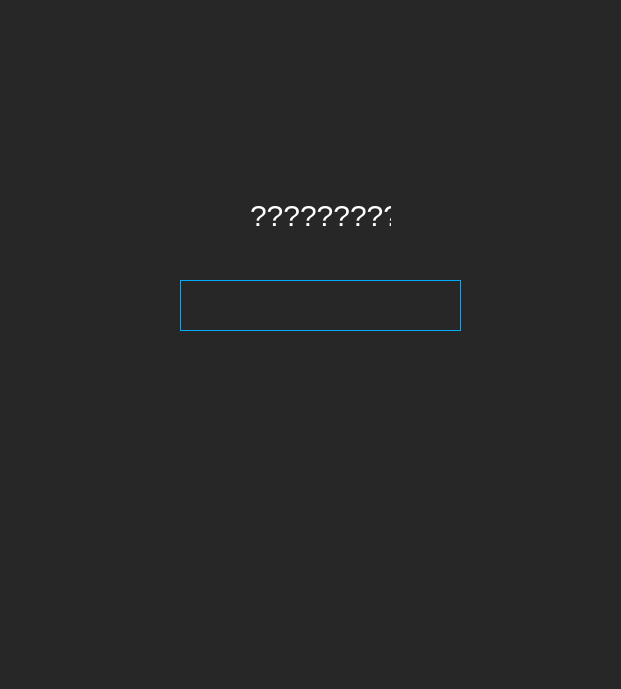
<?xml version="1.0" encoding="UTF-8"?>
<ui version="4.0">
 <class>MainWindow</class>
 <widget class="QMainWindow" name="MainWindow">
  <property name="geometry">
   <rect>
    <x>0</x>
    <y>0</y>
    <width>621</width>
    <height>689</height>
   </rect>
  </property>
  <property name="windowTitle">
   <string>MainWindow</string>
  </property>
  <property name="styleSheet">
   <string notr="true">Background-color:rgb(39, 39, 39)</string>
  </property>
  <widget class="QWidget" name="centralwidget">
   <widget class="QPlainTextEdit" name="plainTextEdit">
    <property name="geometry">
     <rect>
      <x>180</x>
      <y>280</y>
      <width>281</width>
      <height>51</height>
     </rect>
    </property>
    <property name="styleSheet">
     <string notr="true">border:1px solid rgb(0, 170, 255); color: #ffffff; font-size:30px;</string>
    </property>
   </widget>
   <widget class="QLabel" name="label">
    <property name="geometry">
     <rect>
      <x>250</x>
      <y>200</y>
      <width>141</width>
      <height>31</height>
     </rect>
    </property>
    <property name="styleSheet">
     <string notr="true">color:#ffffff; font-size:30px;</string>
    </property>
    <property name="text">
     <string>?????????</string>
    </property>
   </widget>
  </widget>
 </widget>
 <resources/>
 <connections/>
</ui>
